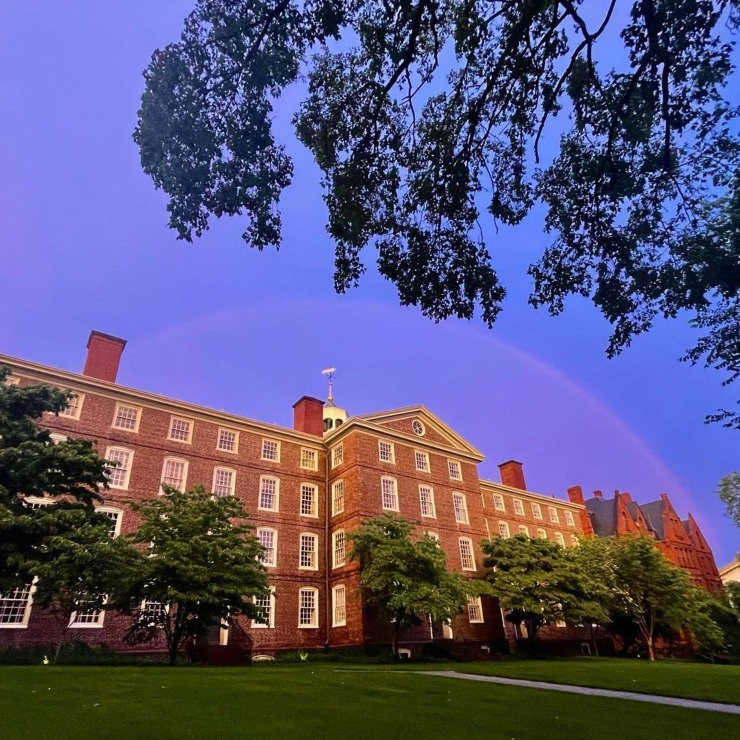
#> input picture filtres/univer.jpg, 740 x 740 px
$ python filtre_seuillage.py
#> lines starting #> are read from the running program, lines starting #| are printed output that depends on the picture; after the words box and inside, x2 and y2 are one past the last pixel; in counts of white or black regions, pixels touching at a corner belong together
import numpy as np
import cv2

def seuillage_binaire(image_path, seuil):
    # Charger l'image en niveaux de gris
#> called with image_path = 'univer.jpg', seuil = 128
    image_gris = cv2.imread(image_path, cv2.IMREAD_GRAYSCALE)
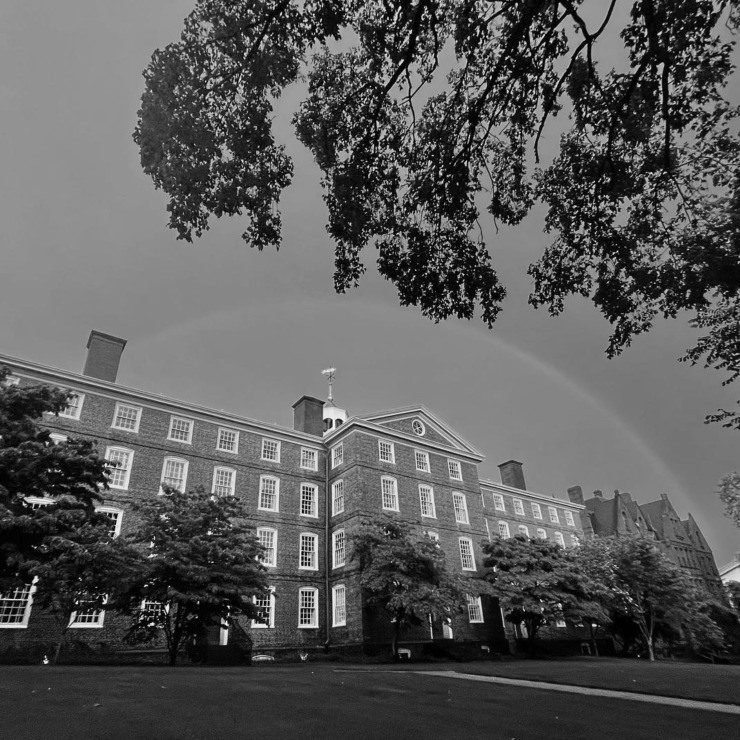
#> image_gris: shape (740, 740); min 0, max 248, mean 89.6

    # Appliquer le seuillage binaire
    pixels_seuilles = (image_gris > seuil) * 255
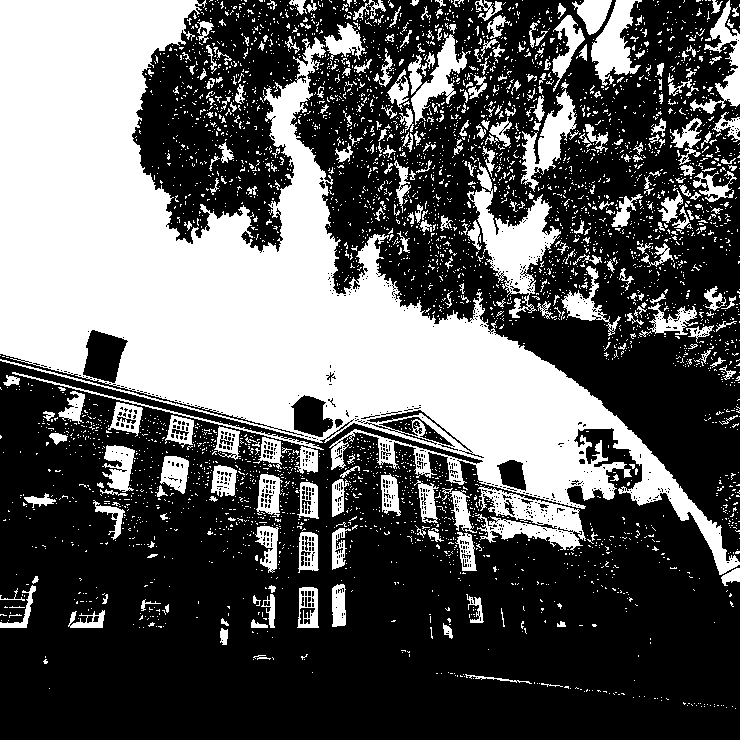
#> pixels_seuilles: shape (740, 740) int64; 36.4% white; 4185 white regions (3896 under 20 px), largest, box (x1, y1, x2, y2) and area: (0, 0, 740, 575) 137519, (467, 162, 561, 318) 4728, (475, 486, 586, 551) 3316
    result_affichage = np.uint8(pixels_seuilles)

    return result_affichage  # Retourner result_affichage, pas pixels_seuilles

# Spécifier le chemin de l'image et le seuil
image_path = 'univer.jpg'
seuil = 128

# Appliquer le filtre de seuillage binaire
result = seuillage_binaire(image_path, seuil)

# Afficher l'image originale et l'image seuillée
cv2.imshow('Image originale', cv2.imread(image_path, cv2.IMREAD_COLOR))
cv2.imshow('Image seuillee', result)
cv2.waitKey(0)
cv2.destroyAllWindows()

$ run again, with filtres/noisy.jpg copied over filtres/univer.jpg
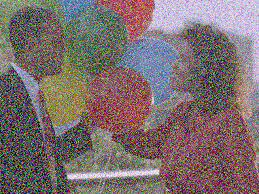
#> input picture filtres/noisy.jpg, 259 x 194 px
#> in seuillage_binaire, `image_gris = cv2.imread(image_path, cv2.IMREAD_GRAYSCALE)`:
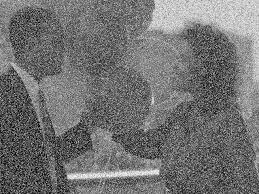
#> image_gris: shape (194, 259); min 0, max 255, mean 114.4
#> in seuillage_binaire, `pixels_seuilles = (image_gris > seuil) * 255`:
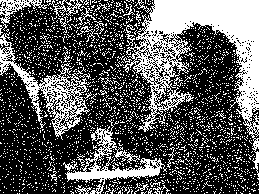
#> pixels_seuilles: shape (194, 259) int64; 34.7% white; 2225 white regions (2204 under 20 px), largest, box (x1, y1, x2, y2) and area: (123, 0, 259, 177) 7622, (0, 32, 91, 140) 2098, (63, 119, 167, 194) 1679
